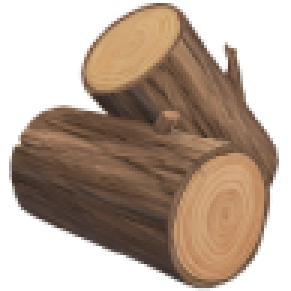
#> input picture assets/wood.png, 97 x 97 px, found by its file name (shown 3 times larger)
$ python -i 'сheckup_stat.py'   (imports and definitions only)
#> lines starting #> are read from the running program, lines starting #| are printed output that depends on the picture
import io
import os
import random
import secrets
import warnings
from datetime import timedelta, date

import matplotlib.pyplot as plt
from PIL import Image, ImageFont

# [1 line not run here, left out]

# Try to import Pilmoji if available
try:
    from pilmoji import Pilmoji

    pilmoji_available = True
except ImportError:
    pilmoji_available = False
    print("Pilmoji not installed. Emoji rendering may be limited.")
    print("To install: pip install pilmoji")


def generate_emotion_chart(emotion_data=None, dates=None, checkup_type: str | None = None):
    """
    Принимает список эмоций (от 1 до 5) длиной 7 элементов.
    Возвращает график в виде io.BytesIO (для отправки через Telegram-бота).
    """
    # Для тестирования, если данные не переданы
    if emotion_data is None:
        emotion_data = [random.randint(1, 5) for _ in range(7)]
    if dates is None:
        dates = [(date.today() - timedelta(days=6 - i)).strftime("%m-%d") for i in range(7)]

    assert len(emotion_data) == 7, "Ожидается список из 7 значений (по одному на каждый день недели)"

    # Эмодзи для разных уровней эмоций
    if checkup_type == "emotions":
        emoji_levels = {
            1: "assets/confounded.png",
            2: "assets/unamused.png",
            3: "assets/neutral_face.png",
            4: "assets/relieved.png",
            5: "assets/star-struck.png"
        }
    else:
        emoji_levels = {
            1: "assets/wood.png",  # полено — вообще не движется
            2: "assets/snail.png",  # улитка — очень медленно
            3: "assets/bicycle.png",  # велосипед — средне
            4: "assets/car.png",  # машина — быстро
            5: "assets/rocket.png"  # ракета — очень быстро
        }

    # Создаём фигуру и оси с высоким разрешением
    fig, ax = plt.subplots(figsize=(8, 6), facecolor='#FEEDE1', dpi=200)
    ax.set_facecolor('#FEEDE1')

    # Строим график линии с оранжевыми маркерами
    ax.plot(range(len(dates)),
            emotion_data, marker='o',
            markersize=10,
            color='black',
            markerfacecolor='orangered',
            markeredgecolor='orangered',
            linewidth=2)

    # Настраиваем оси
    ax.set_yticks(list(range(1, 6)))
    ax.set_yticklabels(["" for _ in range(1, 6)])  # Пустые метки, эмодзи добавим позже
    ax.set_xticks(range(len(dates)))

    # Используем переданные даты для подписей оси X
    ax.set_xticklabels(dates, fontsize=12, color='orangered')

    # Выделяем последний день недели (воскресенье)
    for i, label in enumerate(ax.get_xticklabels()):
        if i != len(dates) - 1:
            label.set_bbox(dict(facecolor='white', edgecolor='none', pad=5, boxstyle='round,pad=0.5'))
            label.set_color('orangered')
        else: # Последний день (воскресенье)
            label.set_bbox(dict(facecolor='orangered', edgecolor='none', pad=5, boxstyle='round,pad=0.5'))
            label.set_color('white')


    ax.set_xlim(-0.7, len(dates) - 0.5)
    ax.set_ylim(0.5, 5.5)
    name = 'ТРЕКИНГ ЭМОЦИЙ' if checkup_type == "emotions" else "ТРЕКИНГ ПРОДУКТИВНОСТИ"

    ax.text(0.5, 1.05, name, ha='center', va='center', transform=ax.transAxes,
            fontsize=24, color='orangered', weight='bold')

    # Убираем рамки
    for spine in ax.spines.values():
        spine.set_visible(False)

    # Исправляем размещение "НЕДЕЛЬНЫЙ ОТЧЁТ ГОТОВ!" внизу справа
    # ax.text(0.85, -0.07, 'НЕДЕЛЬНЫЙ ОТЧЁТ ГОТОВ!', ha='right', va='center', transform=ax.transAxes,
    #         fontsize=10, color='orangered', weight='bold')

    # Сохраняем график во временный файл
    temp_filename = f'temp_chart_{secrets.token_hex(32)}.png'
    plt.tight_layout()
    plt.savefig(temp_filename, format='png', bbox_inches='tight', facecolor='#FEEDE1')
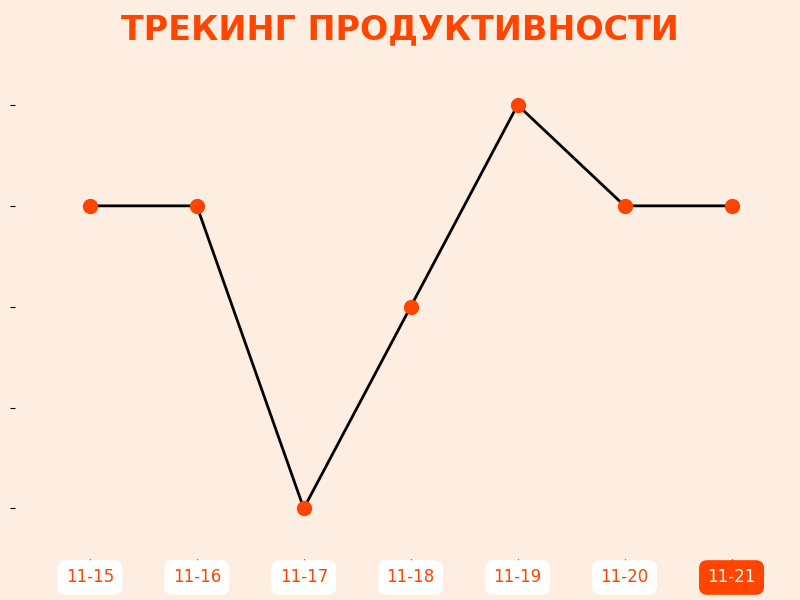
#> figure drawn by matplotlib, 1 panel
    plt.close(fig)

    # Открываем сохранённое изображение с графиком через Pillow
    img = Image.open(temp_filename)
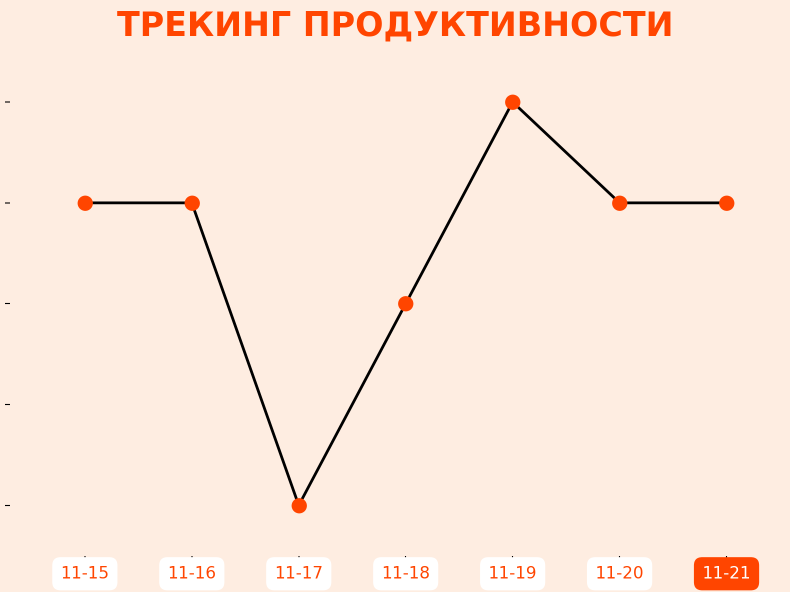
#> img: PIL image 1580x1184 RGBA (shown at 1/2 size); mean R, G, B, A 252.4, 232, 219.1, 255
    width, height = img.size
#> width = 1580; height = 1184

    # Преобразуем в RGBA для поддержки прозрачности
    img = img.convert('RGBA')

    # Пробуем найти подходящий шрифт для эмодзи
    # try:
        # Указываем путь к вашему локальному шрифту
    font_path = os.path.join('utils', 'fonts', 'NotoColorEmoji-Regular.ttf')
    emoji_font = None
    emoji_size = 40
    # Сначала пробуем загрузить локальный шрифт
    try:
        emoji_font = ImageFont.truetype(font_path, emoji_size)
        # print(f"Успешно загружен локальный шрифт: {font_path}")
    except Exception as e:
        # print(f"Критическая ошибка загрузки шрифта: {e}")
        emoji_font = ImageFont.load_default()

    # Получаем координаты для размещения эмодзи на графике
    x_min, x_max = 0.1 * width, 0.9 * width
#> x_min = 158; x_max = 1422
    y_min, y_max = 0.3 * height, 0.85 * height
#> y_min = 355.2; y_max = 1006.4
    y_step = (y_max - y_min) / 4  # 5 уровней (1-5)
#> y_step = 162.8

    # Новая логика для размещения эмодзи с правильными цветами
    for level in range(1, 6):
        y_pos = int(y_max - (level - 1) * (y_step * 1.23)) - 40
#> y_pos = 966
        x_pos = int(x_min * 0.5 - 60)
#> x_pos = 19

        # Создаем отдельное изображение для каждого эмодзи
        emoji_img = Image.open(emoji_levels[level])
#> emoji_img is the input picture: PIL image 97x97 RGBA; mean R, G, B, A 81.5, 62.5, 47.8, 148.5
        scaled_emoji = emoji_img.resize((90, 90), Image.Resampling.LANCZOS)
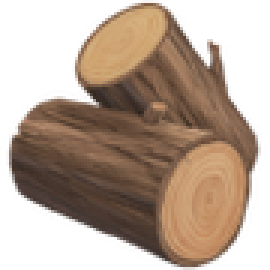
#> scaled_emoji: PIL image 90x90 RGBA (shown 3 times larger); mean R, G, B, A 84.1, 64.4, 49.2, 148.5; transparent parts drawn white
        # Вставляем эмодзи на основное изображение с сохранением прозрачности
        img.paste(scaled_emoji, (x_pos, y_pos), scaled_emoji)

    # Добавляем иконку записной книжки в верхний правый угол
    # try:
    #     # Создаем иконку записной книжки
    #     notebook_overlay = Image.new('RGBA', img.size, (0, 0, 0, 0))
    #     notebook_draw = ImageDraw.Draw(notebook_overlay)
    #
    #     # Позиция для иконки (верхний правый угол)
    #     notebook_x, notebook_y = width * 0.85, height * 0.3
    #
    #     # Рисуем оранжевую рамку блокнота
    #     notebook_width, notebook_height = 50, 70
    #     notebook_draw.rectangle(
    #         [(notebook_x - notebook_width / 2, notebook_y - notebook_height / 2),
    #          (notebook_x + notebook_width / 2, notebook_y + notebook_height / 2)],
    #         outline='orangered', fill=(255, 255, 255, 200), width=3
    #     )
    #
    #     # Добавляем линии на блокноте
    #     line_spacing = 10
    #     for i in range(4):
    #         y = notebook_y - notebook_height / 3 + i * line_spacing
    #         notebook_draw.line(
    #             [(notebook_x - notebook_width / 3, y), (notebook_x + notebook_width / 3, y)],
    #             fill='purple', width=2
    #         )
    #
    #     # Добавляем "скрепку" вверху
    #     clip_color = 'purple'
    #     notebook_draw.rectangle(
    #         [(notebook_x - 5, notebook_y - notebook_height / 2 - 5),
    #          (notebook_x + 5, notebook_y - notebook_height / 2)],
    #         fill=clip_color, outline=None
    #     )
    #
    #     # Объединяем с основным изображением
    #     img = Image.alpha_composite(img, notebook_overlay)

    # except Exception as e:
    #     print(f"Ошибка при создании иконки блокнота: {e}")

    # Сохраняем в буфер
    buffer = io.BytesIO()
    img.convert('RGB').save(buffer, format='PNG')
    buffer.seek(0)

    # Удаляем временный файл
    if os.path.exists(temp_filename):
        os.remove(temp_filename)

    return buffer

#
# if __name__ == "__main__":
#     # Генерируем тестовые данные
#     emotion_data = [1, 3, 2, 3, 4, 2, 5]  # Пример данных как на картинке
#     dates = [(date.today() - timedelta(days=6 - i)).strftime("%m-%d") for i in range(7)]
#
#     # Генерируем график
#     buffer = generate_emotion_chart(emotion_data, dates)
#
#     # Сохраняем для проверки
#     with open("emotion_chart_final.png", "wb") as f:
#         f.write(buffer.getvalue())
#
#     print("График сохранен в файл emotion_chart_final.png")

#> (the run stopped early here; a loop or call above may not have finished)
